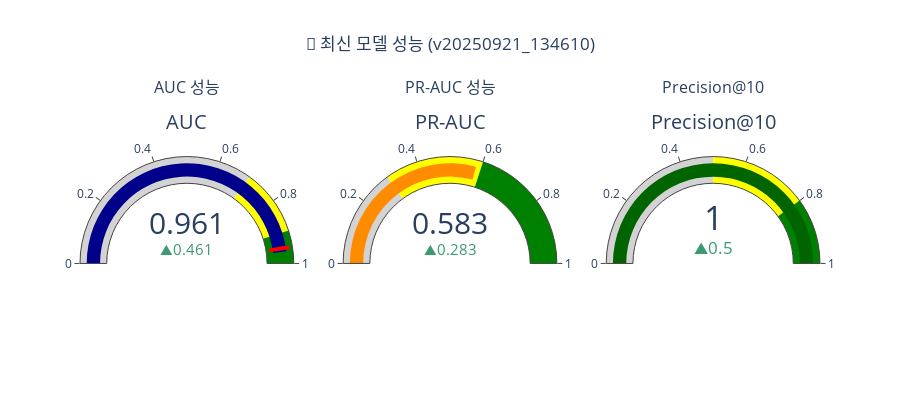

Source (notebook cell):
### Code cell
# 4. 최신 성능 요약 대시보드
if not training_df.empty:
    latest = training_df.iloc[-1]
    
    # 게이지 차트들 생성
    fig = make_subplots(
        rows=1, cols=3,
        specs=[[{"type": "indicator"}, {"type": "indicator"}, {"type": "indicator"}]],
        subplot_titles=('AUC 성능', 'PR-AUC 성능', 'Precision@10')
    )
    
    # AUC 게이지
    fig.add_trace(
        go.Indicator(
            mode="gauge+number+delta",
            value=latest['metrics_auc'],
            domain={'x': [0, 1], 'y': [0, 1]},
            title={'text': "AUC"},
            delta={'reference': 0.5},
            gauge={
                'axis': {'range': [None, 1]},
                'bar': {'color': "darkblue"},
                'steps': [
                    {'range': [0, 0.7], 'color': "lightgray"},
                    {'range': [0.7, 0.9], 'color': "yellow"},
                    {'range': [0.9, 1], 'color': "green"}
                ],
                'threshold': {
                    'line': {'color': "red", 'width': 4},
                    'thickness': 0.75,
                    'value': 0.95
                }
            }
        ),
        row=1, col=1
    )
    
    # PR-AUC 게이지
    fig.add_trace(
        go.Indicator(
            mode="gauge+number+delta",
            value=latest['metrics_pr_auc'],
            domain={'x': [0, 1], 'y': [0, 1]},
            title={'text': "PR-AUC"},
            delta={'reference': 0.3},
            gauge={
                'axis': {'range': [None, 1]},
                'bar': {'color': "darkorange"},
                'steps': [
                    {'range': [0, 0.3], 'color': "lightgray"},
                    {'range': [0.3, 0.6], 'color': "yellow"},
                    {'range': [0.6, 1], 'color': "green"}
                ]
            }
        ),
        row=1, col=2
    )
    
    # Precision@10 게이지
    fig.add_trace(
        go.Indicator(
            mode="gauge+number+delta",
            value=latest['metrics_precision_at_10'],
            domain={'x': [0, 1], 'y': [0, 1]},
            title={'text': "Precision@10"},
            delta={'reference': 0.5},
            gauge={
                'axis': {'range': [None, 1]},
                'bar': {'color': "darkgreen"},
                'steps': [
                    {'range': [0, 0.5], 'color': "lightgray"},
                    {'range': [0.5, 0.8], 'color': "yellow"},
                    {'range': [0.8, 1], 'color': "green"}
                ]
            }
        ),
        row=1, col=3
    )
    
    fig.update_layout(
        height=400,
        title_text=f"🎯 최신 모델 성능 ({latest['model_version']})",
        title_x=0.5
    )
    
    fig.show()
    
    # 상세 정보 출력
    print(f"\n🤖 모델 정보: {latest['model_version']}")
    print(f"⏰ 훈련 시간: {latest['training_start'].strftime('%Y-%m-%d %H:%M:%S')}")
    print(f"📊 총 데이터: {latest['data_total_interactions']:,}개")
    print(f"🎯 훈련 샘플: {latest['data_training_samples']:,}개")
    print(f"✅ 검증 샘플: {latest['data_validation_samples']:,}개")
    print(f"💫 긍정 비율: {latest['positive_rate']*100:.2f}%")

### Figure 1 — Plotly figure (JSON) as saved in the notebook; plotly's stock layout.template omitted (floating-point values rounded to 4 significant figures)
{"data": [{"delta": {"reference": 0.5}, "domain": {"x": [0, 0.2889], "y": [0, 1]}, "gauge": {"axis": {"range": [null, 1]}, "bar": {"color": "darkblue"}, "steps": [{"color": "lightgray", "range": [0, 0.7]}, {"color": "yellow", "range": [0.7, 0.9]}, {"color": "green", "range": [0.9, 1]}], "threshold": {"line": {"color": "red", "width": 4}, "thickness": 0.75, "value": 0.95}}, "mode": "gauge+number+delta", "title": {"text": "AUC"}, "type": "indicator", "value": 0.9614}, {"delta": {"reference": 0.3}, "domain": {"x": [0.3556, 0.6444], "y": [0, 1]}, "gauge": {"axis": {"range": [null, 1]}, "bar": {"color": "darkorange"}, "steps": [{"color": "lightgray", "range": [0, 0.3]}, {"color": "yellow", "range": [0.3, 0.6]}, {"color": "green", "range": [0.6, 1]}]}, "mode": "gauge+number+delta", "title": {"text": "PR-AUC"}, "type": "indicator", "value": 0.5833}, {"delta": {"reference": 0.5}, "domain": {"x": [0.7111, 1], "y": [0, 1]}, "gauge": {"axis": {"range": [null, 1]}, "bar": {"color": "darkgreen"}, "steps": [{"color": "lightgray", "range": [0, 0.5]}, {"color": "yellow", "range": [0.5, 0.8]}, {"color": "green", "range": [0.8, 1]}]}, "mode": "gauge+number+delta", "title": {"text": "Precision@10"}, "type": "indicator", "value": 1}], "layout": {"annotations": [{"font": {"size": 16}, "showarrow": false, "text": "AUC 성능", "x": 0.1444, "xanchor": "center", "xref": "paper", "y": 1, "yanchor": "bottom", "yref": "paper"}, {"font": {"size": 16}, "showarrow": false, "text": "PR-AUC 성능", "x": 0.5, "xanchor": "center", "xref": "paper", "y": 1, "yanchor": "bottom", "yref": "paper"}, {"font": {"size": 16}, "showarrow": false, "text": "Precision@10", "x": 0.8556, "xanchor": "center", "xref": "paper", "y": 1, "yanchor": "bottom", "yref": "paper"}], "height": 400, "title": {"text": "🎯 최신 모델 성능 (v20250921_134610)", "x": 0.5}}}
